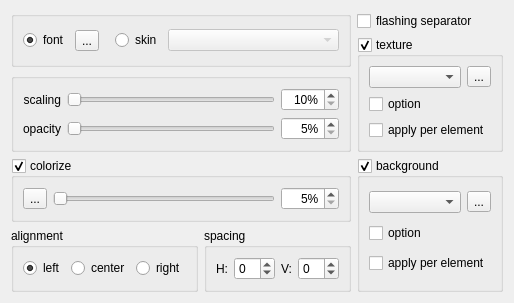
     <widget class="QWidget" name="appearance_tab">
      <attribute name="title">
       <string>Appearance</string>
      </attribute>
      <layout class="QGridLayout" name="gridLayout_8">
       <item row="0" column="0" rowspan="2" colspan="2">
        <widget class="QGroupBox" name="appearance_group">
         <layout class="QHBoxLayout" name="horizontalLayout">
          <item>
           <widget class="QRadioButton" name="font_rbtn">
            <property name="text">
             <string>font</string>
            </property>
            <property name="checked">
             <bool>true</bool>
            </property>
           </widget>
          </item>
          <item>
           <widget class="QToolButton" name="select_font_btn">
            <property name="text">
             <string notr="true">...</string>
            </property>
           </widget>
          </item>
          <item>
           <spacer name="skin_spacer">
            <property name="orientation">
             <enum>Qt::Orientation::Horizontal</enum>
            </property>
            <property name="sizeType">
             <enum>QSizePolicy::Policy::Fixed</enum>
            </property>
            <property name="sizeHint" stdset="0">
             <size>
              <width>10</width>
              <height>20</height>
             </size>
            </property>
           </spacer>
          </item>
          <item>
           <widget class="QRadioButton" name="skin_rbtn">
            <property name="text">
             <string>skin</string>
            </property>
           </widget>
          </item>
          <item>
           <widget class="QComboBox" name="skin_cbox">
            <property name="enabled">
             <bool>false</bool>
            </property>
            <property name="sizePolicy">
             <sizepolicy hsizetype="MinimumExpanding" vsizetype="Fixed">
              <horstretch>0</horstretch>
              <verstretch>0</verstretch>
             </sizepolicy>
            </property>
           </widget>
          </item>
         </layout>
        </widget>
       </item>
       <item row="0" column="2">
        <widget class="QCheckBox" name="is_separator_flashes">
         <property name="text">
          <string>flashing separator</string>
         </property>
        </widget>
       </item>
       <item row="1" column="2" rowspan="2">
        <widget class="QGroupBox" name="texture_group">
         <property name="title">
          <string>texture</string>
         </property>
         <property name="checkable">
          <bool>true</bool>
         </property>
         <layout class="QGridLayout" name="gridLayout_3">
          <item row="1" column="0" colspan="2">
           <widget class="QCheckBox" name="tx_option">
            <property name="text">
             <string notr="true">option</string>
            </property>
           </widget>
          </item>
          <item row="0" column="1">
           <widget class="QToolButton" name="tx_btn">
            <property name="text">
             <string notr="true">...</string>
            </property>
           </widget>
          </item>
          <item row="0" column="0">
           <widget class="QComboBox" name="tx_options_box"/>
          </item>
          <item row="2" column="0" colspan="2">
           <widget class="QCheckBox" name="tx_per_element_cb">
            <property name="text">
             <string>apply per element</string>
            </property>
           </widget>
          </item>
         </layout>
        </widget>
       </item>
       <item row="2" column="0" colspan="2">
        <widget class="QGroupBox" name="groupBox">
         <layout class="QGridLayout" name="gridLayout_2">
          <item row="0" column="2">
           <widget class="QSpinBox" name="scaling_edit">
            <property name="alignment">
             <set>Qt::AlignmentFlag::AlignRight|Qt::AlignmentFlag::AlignTrailing|Qt::AlignmentFlag::AlignVCenter</set>
            </property>
            <property name="suffix">
             <string notr="true">%</string>
            </property>
            <property name="minimum">
             <number>10</number>
            </property>
            <property name="maximum">
             <number>400</number>
            </property>
           </widget>
          </item>
          <item row="0" column="1">
           <widget class="QSlider" name="scaling_slider">
            <property name="minimum">
             <number>10</number>
            </property>
            <property name="maximum">
             <number>400</number>
            </property>
            <property name="orientation">
             <enum>Qt::Orientation::Horizontal</enum>
            </property>
           </widget>
          </item>
          <item row="1" column="1">
           <widget class="QSlider" name="opacity_slider">
            <property name="minimum">
             <number>5</number>
            </property>
            <property name="maximum">
             <number>100</number>
            </property>
            <property name="orientation">
             <enum>Qt::Orientation::Horizontal</enum>
            </property>
           </widget>
          </item>
          <item row="1" column="0">
           <widget class="QLabel" name="opacity_label">
            <property name="text">
             <string>opacity</string>
            </property>
            <property name="buddy">
             <cstring>opacity_slider</cstring>
            </property>
           </widget>
          </item>
          <item row="0" column="0">
           <widget class="QLabel" name="scaling_label">
            <property name="text">
             <string>scaling</string>
            </property>
            <property name="alignment">
             <set>Qt::AlignmentFlag::AlignRight|Qt::AlignmentFlag::AlignTrailing|Qt::AlignmentFlag::AlignVCenter</set>
            </property>
            <property name="buddy">
             <cstring>scaling_edit</cstring>
            </property>
           </widget>
          </item>
          <item row="1" column="2">
           <widget class="QSpinBox" name="opacity_edit">
            <property name="alignment">
             <set>Qt::AlignmentFlag::AlignRight|Qt::AlignmentFlag::AlignTrailing|Qt::AlignmentFlag::AlignVCenter</set>
            </property>
            <property name="suffix">
             <string notr="true">%</string>
            </property>
            <property name="minimum">
             <number>5</number>
            </property>
            <property name="maximum">
             <number>100</number>
            </property>
           </widget>
          </item>
         </layout>
        </widget>
       </item>
       <item row="3" column="0" colspan="2">
        <widget class="QGroupBox" name="colorize_group">
         <property name="title">
          <string>colorize</string>
         </property>
         <property name="checkable">
          <bool>true</bool>
         </property>
         <layout class="QHBoxLayout" name="horizontalLayout_2">
          <item>
           <widget class="QToolButton" name="select_colorization_color">
            <property name="toolTip">
             <string>colorization color</string>
            </property>
            <property name="text">
             <string notr="true">...</string>
            </property>
           </widget>
          </item>
          <item>
           <widget class="QSlider" name="colorization_strength_slider">
            <property name="minimum">
             <number>5</number>
            </property>
            <property name="maximum">
             <number>100</number>
            </property>
            <property name="orientation">
             <enum>Qt::Orientation::Horizontal</enum>
            </property>
           </widget>
          </item>
          <item>
           <widget class="QSpinBox" name="colorization_strength_edit">
            <property name="alignment">
             <set>Qt::AlignmentFlag::AlignRight|Qt::AlignmentFlag::AlignTrailing|Qt::AlignmentFlag::AlignVCenter</set>
            </property>
            <property name="suffix">
             <string notr="true">%</string>
            </property>
            <property name="minimum">
             <number>5</number>
            </property>
            <property name="maximum">
             <number>100</number>
            </property>
           </widget>
          </item>
         </layout>
        </widget>
       </item>
       <item row="3" column="2" rowspan="2">
        <widget class="QGroupBox" name="background_group">
         <property name="title">
          <string>background</string>
         </property>
         <property name="checkable">
          <bool>true</bool>
         </property>
         <layout class="QGridLayout" name="gridLayout_4">
          <item row="0" column="0">
           <widget class="QComboBox" name="bg_options_box"/>
          </item>
          <item row="1" column="0" colspan="2">
           <widget class="QCheckBox" name="bg_option">
            <property name="text">
             <string notr="true">option</string>
            </property>
           </widget>
          </item>
          <item row="0" column="1">
           <widget class="QToolButton" name="bg_btn">
            <property name="text">
             <string notr="true">...</string>
            </property>
           </widget>
          </item>
          <item row="2" column="0" colspan="2">
           <widget class="QCheckBox" name="bg_per_element_cb">
            <property name="text">
             <string>apply per element</string>
            </property>
           </widget>
          </item>
         </layout>
        </widget>
       </item>
       <item row="4" column="0">
        <widget class="QGroupBox" name="anchor_group">
         <property name="title">
          <string>alignment</string>
         </property>
         <layout class="QHBoxLayout" name="horizontalLayout_3">
          <item>
           <widget class="QRadioButton" name="anchor_left">
            <property name="text">
             <string>left</string>
            </property>
            <property name="checked">
             <bool>true</bool>
            </property>
           </widget>
          </item>
          <item>
           <widget class="QRadioButton" name="anchor_center">
            <property name="text">
             <string>center</string>
            </property>
           </widget>
          </item>
          <item>
           <widget class="QRadioButton" name="anchor_right">
            <property name="text">
             <string>right</string>
            </property>
           </widget>
          </item>
         </layout>
        </widget>
       </item>
       <item row="4" column="1">
        <widget class="QGroupBox" name="spacing_group">
         <property name="title">
          <string>spacing</string>
         </property>
         <layout class="QHBoxLayout" name="spacing_layout">
          <item>
           <widget class="QLabel" name="hs_label">
            <property name="text">
             <string>H:</string>
            </property>
            <property name="buddy">
             <cstring>hs_edit</cstring>
            </property>
           </widget>
          </item>
          <item>
           <widget class="QSpinBox" name="hs_edit">
            <property name="minimum">
             <number>-8</number>
            </property>
            <property name="maximum">
             <number>16</number>
            </property>
           </widget>
          </item>
          <item>
           <widget class="QLabel" name="vs_label">
            <property name="text">
             <string>V:</string>
            </property>
            <property name="buddy">
             <cstring>vs_edit</cstring>
            </property>
           </widget>
          </item>
          <item>
           <widget class="QSpinBox" name="vs_edit">
            <property name="minimum">
             <number>-8</number>
            </property>
            <property name="maximum">
             <number>16</number>
            </property>
           </widget>
          </item>
         </layout>
        </widget>
       </item>
      </layout>
     </widget>
